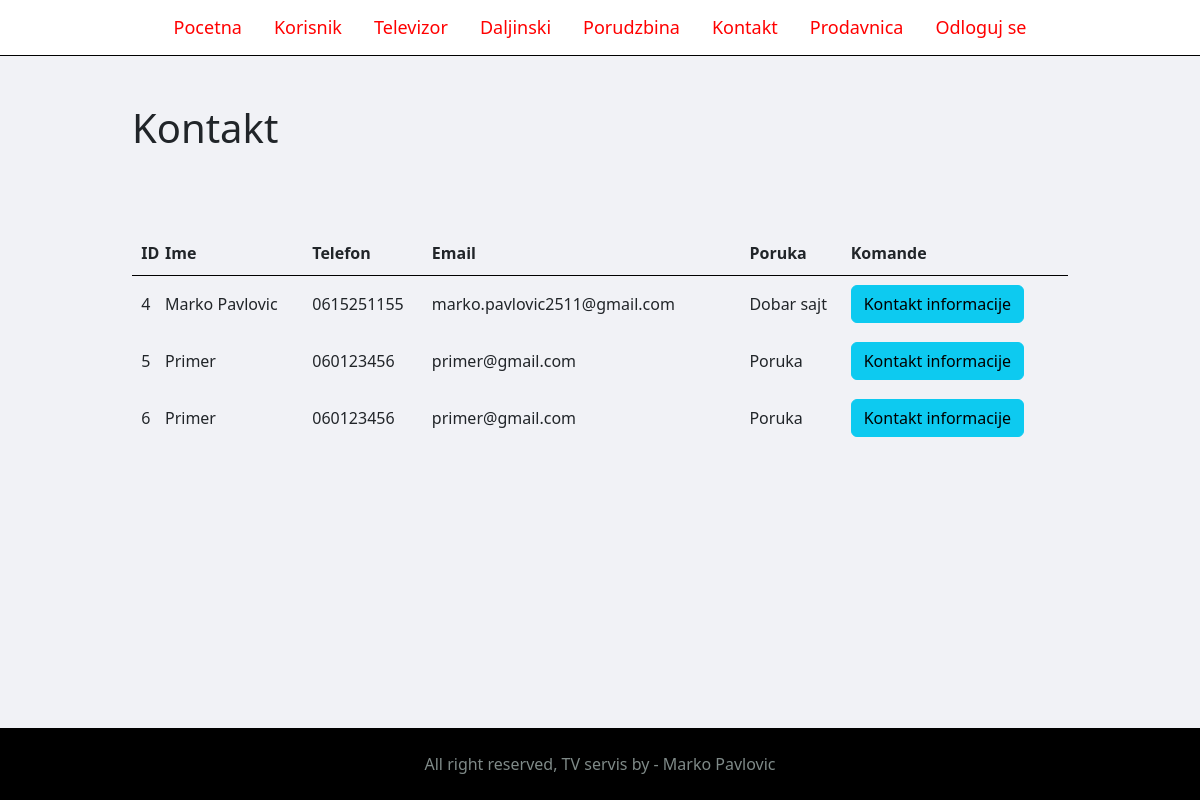
Page /admin/kontakt.php (signed in) on the committed database.
### tables this page shows
CREATE TABLE `kontakt` (
  `id` int(10) UNSIGNED NOT NULL,
  `ime` varchar(50) NOT NULL,
  `email` varchar(50) NOT NULL,
  `phone` varchar(50) NOT NULL,
  `message` varchar(50) NOT NULL
);

### admin/kontakt.php (the view, shortened to what this page needs)
<?php include 'partials/menu.php';?>
<div class="main-content">
    <div class="wrapper">
        <header>
            <h1>Kontakt</h1>
        </header>
        <br />
        <br /><br />
        <?php
            $sql="select * from kontakt";
            $result=$mysqli->query($sql);
            if($result->num_rows==0)
            {
                echo "<p style='color:red;font-weight:bold;'>Ne postoji ni jedan kontakt u bazi!!!</p>";
            }
            else
            {
        ?>
        <table class="tbl-full">
            <thead>
                <th>ID</th>
                <th>Ime</th>
                <th>Telefon</th>
                <th>Email</th>
                <th>Poruka</th>
                <th>Komande</th>
            </thead>
            <tbody>
                <?php
                    while($row=$result->fetch_assoc())
                    {
                ?>
                <tr>
                    <td><?php echo $row['id']; ?></td>
                    <td><?php echo $row['ime']; ?></td>
                    <td><?php echo $row['phone']; ?></td>
                    <td><?php echo $row['email']; ?></td>
                    <td><?php echo $row['message']; ?></td>
                    <td>
                        <a href="kontakt-info.php?id=<?php echo $row['id'] ?>" class="btn btn-info">Kontakt informacije</a>
                    </td>
                </tr>
                <?php } ?>
            </tbody>
        </table>
    <?php } ?>
    </div>
</div>
<?php include 'partials/footer.php';?>

### css/admin.css (style rules this page uses)
.telo { background-color:#f1f2f6; }
.main-content { padding: 3% 0; }
.wrapper { padding: 1%; width: 80%; margin: 0 auto; }
.tbl-full { width: 100%; }
table tr th { border-bottom: 1px solid black; padding:1%; text-align: left; }
td { padding: 1%; }

### rows in the picture
kontakt: id "4", ime "Marko Pavlovic", phone "0615251155", email "marko.pavlovic2511@gmail.com", message "Dobar sajt"
kontakt: id "5", ime "Primer", phone "060123456", email "primer@gmail.com", message "Poruka"
kontakt: id "6", ime "Primer", phone "060123456", email "primer@gmail.com", message "Poruka"
